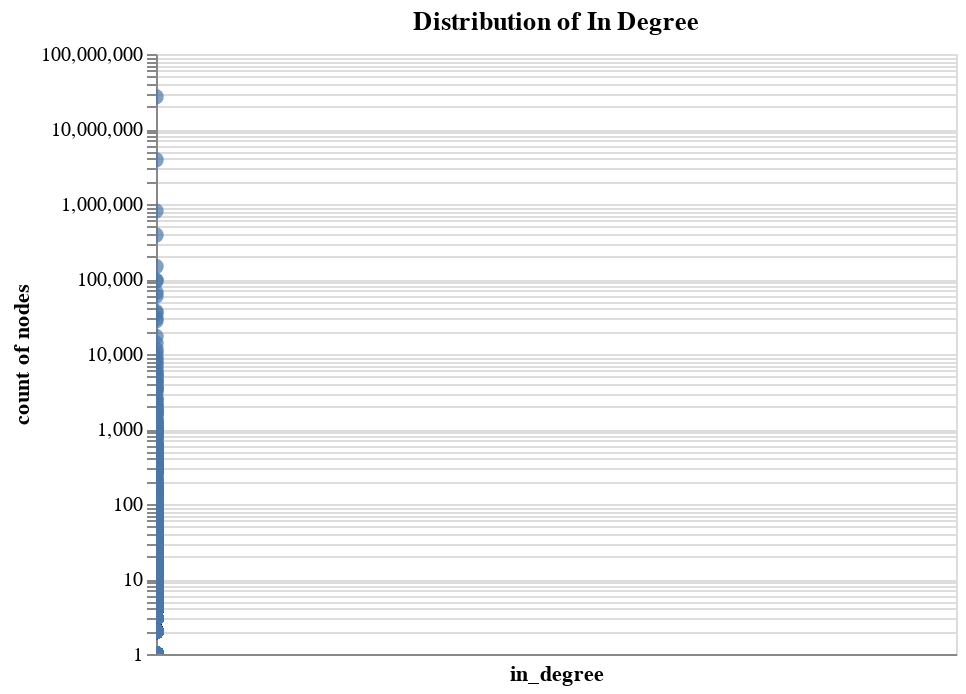

The cell this chart's notebook holds for it:
### Markdown cell above
Draw some charts

### Code cell
data = pd.read_csv(
    os.environ["OUT"] + "/statistics.in_degree.distribution.tsv", sep="\t"
)

alt.Chart(data).mark_circle(size=60).encode(
    x=alt.X("in_degree", scale=alt.Scale(type="log")),
    y=alt.Y("count", scale=alt.Scale(type="log"), title="count of nodes"),
    tooltip=["in_degree", "count"],
).interactive().properties(title="Distribution of In Degree")

### Figure 1 — Vega-Lite specification as saved in the notebook (floating-point values rounded to 4 significant figures; data arrays with more than 128 entries replaced by an {"elided": "..."} marker saying what was removed)
{"config": {"view": {"continuousWidth": 400, "continuousHeight": 300}}, "data": {"name": "data-0d2a9593bbae18be26b48ea514dfedda"}, "mark": {"type": "circle", "size": 60}, "encoding": {"tooltip": [{"type": "quantitative", "field": "in_degree"}, {"type": "quantitative", "field": "count"}], "x": {"type": "quantitative", "field": "in_degree", "scale": {"type": "log"}}, "y": {"type": "quantitative", "field": "count", "scale": {"type": "log"}, "title": "count of nodes"}}, "selection": {"selector001": {"type": "interval", "bind": "scales", "encodings": ["x", "y"]}}, "title": "Distribution of In Degree", "$schema": "https://vega.github.io/schema/vega-lite/v4.8.1.json", "datasets": {"data-0d2a9593bbae18be26b48ea514dfedda": {"elided": "4125 records"}}}
